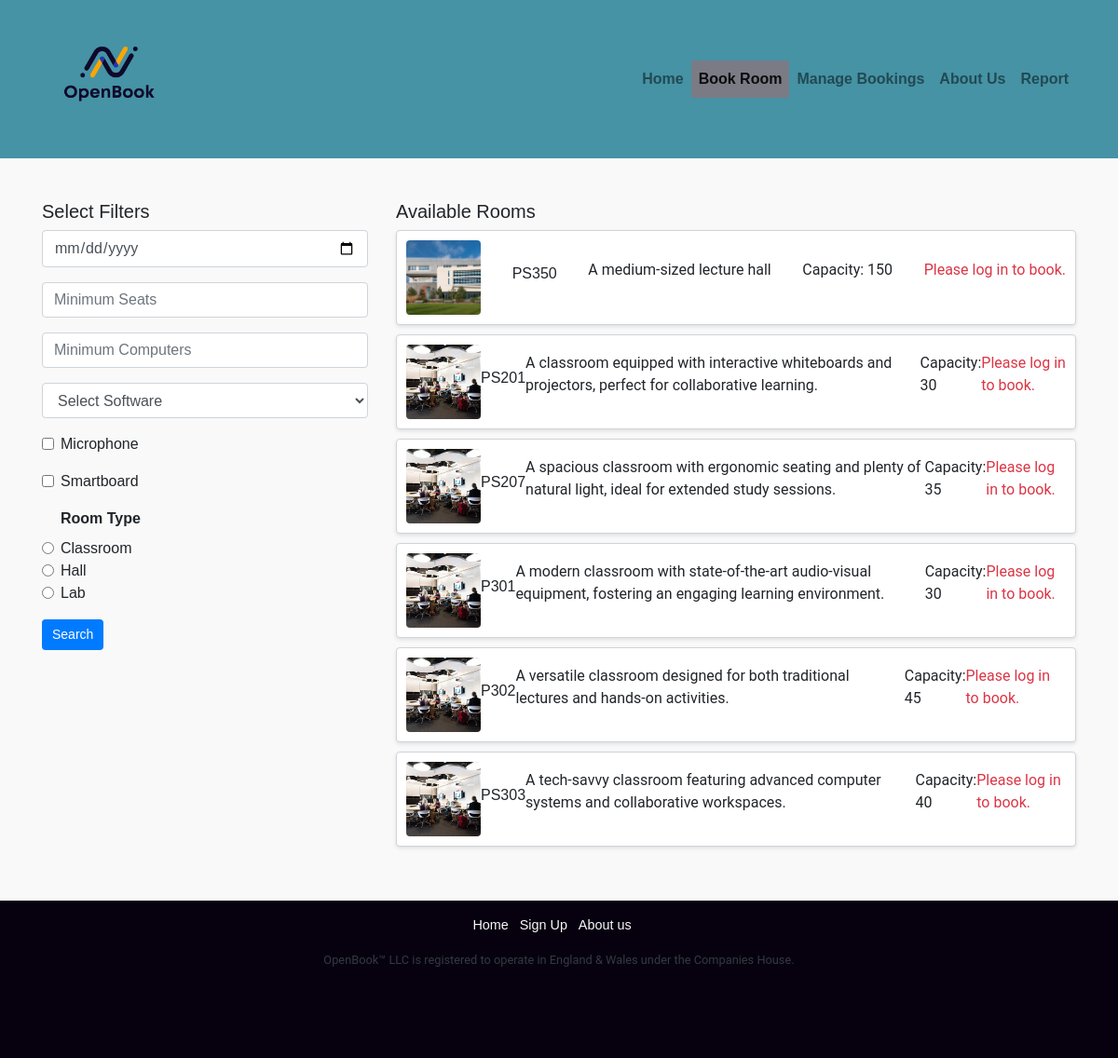
Screenshot of /RoomSelection.php?buildingID=2 with the database file from the repository.
### tables this page shows
CREATE TABLE `rooms` (
  `roomID` int(11) NOT NULL,
  `building` int(11) NOT NULL,
  `roomName` varchar(255) NOT NULL,
  `roomDesc` text DEFAULT NULL,
  `roomImg` text DEFAULT NULL,
  `floor` int(11) NOT NULL,
  `capacity` int(11) NOT NULL,
  `roomType` enum('Classroom','Hall','Lab') DEFAULT NULL
);

### RoomSelection.php (the view, shortened to what this page needs)
<?php
include "resources/database.php";
include 'resources/html_construct.php';
$buildingId = $_POST['building_id'] ?? $_GET['buildingID'] ?? null;
$buildingId = intval($buildingId);
?>
<!DOCTYPE html>
<html lang="en">
<head>
    <link rel="stylesheet" href="https://maxcdn.bootstrapcdn.com/bootstrap/4.0.0/css/bootstrap.min.css">
    <link rel="stylesheet" href="public_html/style/main.css">
</head>
<body>
<nav class="navbar navbar-expand-lg navbar-light bg-teal">
    <div class="container">
        <a class="navbar-brand" href="index.php">
            <img src="public_html/images/OpenBook_Logo.png" alt="OpenBook Logo" class="OBLogo">
        </a>
        <div class="navbar-nav ml-auto">
            <a class="nav-item nav-link" href="index.php">Home</a>
            <a class="nav-item nav-link active" href="BookRooms.php">Book Room</a>
            <a class="nav-item nav-link" href="ManageBookings.php">Manage Bookings</a>
            <a class="nav-item nav-link" href="AboutUs.php">About Us</a>
            <a class="nav-item nav-link" href="ReportPage.php">Report</a>
        </div>
    </div>
</nav>
<div class="container">
    <div class="row">
        <div class="col-md-4">
            <h5>Select Filters</h5>
            <form method="POST" action="RoomSelection.php">
                <input type="date" name="selected_date" class="form-control" value="<?php echo $_SESSION['selected_date'] ??
                date('Y-m-d'); ?>" min="<?php echo date('Y-m-d'); ?>">
                <input type="number" name="min_seats" class="form-control mt-3" placeholder="Minimum Seats">
                <input type="number" name="min_computers" class="form-control mt-3" placeholder="Minimum Computers">
                <select name="software" class="form-control mt-3">
                    <option value="">Select Software</option>
                </select>
                <div class="form-check mt-3">
                    <input class="form-check-input" type="checkbox" name="microphone" id="microphone">
                    <label class="form-check-label" for="microphone">Microphone</label>
                </div>
                <div class="form-check mt-3">
                    <input class="form-check-input" type="checkbox" name="smartboard" id="smartboard">
                    <label class="form-check-label" for="smartboard">Smartboard</label>
                </div>
                <div class="form-check mt-3">
                    <label><b>Room Type</b></label><br>
                    <input class="form-check-input" type="radio" name="room_type" id="classroom" value="Classroom">
                    <label class="form-check-label" for="classroom">Classroom</label><br>
                    <input class="form-check-input" type="radio" name="room_type" id="hall" value="Hall">
                    <label class="form-check-label" for="hall">Hall</label><br>
                    <input class="form-check-input" type="radio" name="room_type" id="lab" value="Lab">
                    <label class="form-check-label" for="lab">Lab</label>
                </div>
                <button type="submit" class="btn btn-primary mt-3">Search</button>
            </form>
        </div>
        <div class="col-md-8">
            <h5>Available Rooms</h5>
            <?php
            $filters = "WHERE building = $buildingId";
            $query = "SELECT * FROM rooms $filters";
            $result = mysqli_query($conn, $query);
            while ($room = mysqli_fetch_assoc($result)) {
                $image = !empty($room['roomImg']) ? $room['roomImg'] : 'public_html/images/default-room.jpeg';
                echo "<div class='room-card'>
                    <img src='$image' alt='{$room['roomName']}' class='room-image'>
                    <h6>{$room['roomName']}</h6>
                    <p>{$room['roomDesc']}</p>
                    <p>Capacity: {$room['capacity']}</p>
                    <form method='POST' action='RoomBooking.php'>
                        <input type='hidden' name='room_id' value='{$room['roomID']}'>
                        <input type='hidden' name='selected_date' value='{$_SESSION['selected_date']}'>
                        ";
                if (isset($_SESSION['username'])) {
                    echo "<button type='submit' class='btn btn-primary'>Book Now</button>";
                } else {
                    echo "<p class='text-danger'>Please log in to book.</p>";
                }
                echo "</form>
                </div>";
            }
            ?>
        </div>
    </div>
</div>
</body>
</html>

### public_html/style/main.css (style rules this page uses)
* { margin: 0; padding: 0; box-sizing: border-box; }
.nav-link.active { color: white ; }
.navbar-brand, .nav-link { font-weight: bold; }
.navbar { background-color: #4593A5; color: white; }
.OBLogo { height: 9rem !important; width: auto !important; }
body { font-family: Arial, sans-serif; background-color: #f9f9f9; margin: 0; padding: 0; display: flex; flex-direction: column; min-height: 100vh; overflow-x: hidden; }
.bg-teal { background-color: #4593A5; color: white; }
.container { z-index: 5; }
.room-card { display: flex; align-items: center; justify-content: space-between; padding: 10px; margin-bottom: 10px; border: 1px solid #ced4da; border-radius: 4px; background-color: #ffffff; box-shadow: 0px 2px 4px rgba(0, 0, 0, 0.1); }
.room-card img { width: 80px; height: 80px; object-fit: cover; border-radius: 4px; }
.btn-primary { background-color: #007bff; border-color: #007bff; color: white; font-size: 14px; padding: 5px 10px; border-radius: 4px; }
.btn { border-color: #f4f4f400; color: white; font-size: 14px; padding: 5px 10px; border-radius: 4px; }
.active { background: #7a7b85; }
p { font-family: 'Roboto', sans-serif; font-weight: 400; }
.row { padding-top: 45px; }

### rows the page displays
rooms: roomImg (picture), roomName "PS350", roomDesc "A medium-sized lecture hall", capacity "150"
rooms: roomImg (picture), roomName "PS201", roomDesc "A classroom equipped with interactive whiteboards and projectors, perfect for collaborative learning.", capacity "30"
rooms: roomImg (picture), roomName "PS207", roomDesc "A spacious classroom with ergonomic seating and plenty of natural light, ideal for extended study sessions.", capacity "35"
rooms: roomImg (picture), roomName "P301", roomDesc "A modern classroom with state-of-the-art audio-visual equipment, fostering an engaging learning environment.", capacity "30"
rooms: roomImg (picture), roomName "P302", roomDesc "A versatile classroom designed for both traditional lectures and hands-on activities.", capacity "45"
rooms: roomImg (picture), roomName "PS303", roomDesc "A tech-savvy classroom featuring advanced computer systems and collaborative workspaces.", capacity "40"
